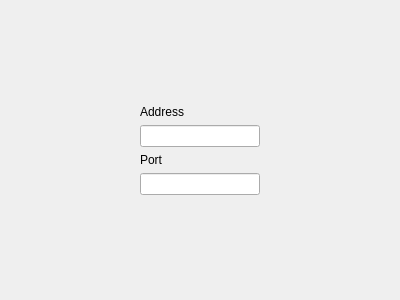
<?xml version="1.0" encoding="UTF-8"?>
<ui version="4.0">
 <class>ConfigureUdpDevicePage</class>
 <widget class="QWizardPage" name="ConfigureUdpDevicePage">
  <property name="geometry">
   <rect>
    <x>0</x>
    <y>0</y>
    <width>400</width>
    <height>300</height>
   </rect>
  </property>
  <property name="windowTitle">
   <string>WizardPage</string>
  </property>
  <property name="title">
   <string>Device configuration</string>
  </property>
  <layout class="QVBoxLayout" name="verticalLayout">
   <item>
    <widget class="QStackedWidget" name="stackedWidget">
     <widget class="QWidget" name="page">
      <layout class="QGridLayout" name="gridLayout">
       <item row="5" column="2">
        <spacer name="horizontalSpacer_2">
         <property name="orientation">
          <enum>Qt::Horizontal</enum>
         </property>
         <property name="sizeHint" stdset="0">
          <size>
           <width>40</width>
           <height>20</height>
          </size>
         </property>
        </spacer>
       </item>
       <item row="6" column="1">
        <spacer name="verticalSpacer_2">
         <property name="orientation">
          <enum>Qt::Vertical</enum>
         </property>
         <property name="sizeHint" stdset="0">
          <size>
           <width>20</width>
           <height>40</height>
          </size>
         </property>
        </spacer>
       </item>
       <item row="4" column="1">
        <widget class="QLabel" name="lPort">
         <property name="text">
          <string>Port</string>
         </property>
        </widget>
       </item>
       <item row="5" column="0">
        <spacer name="horizontalSpacer">
         <property name="orientation">
          <enum>Qt::Horizontal</enum>
         </property>
         <property name="sizeHint" stdset="0">
          <size>
           <width>40</width>
           <height>20</height>
          </size>
         </property>
        </spacer>
       </item>
       <item row="0" column="1">
        <spacer name="verticalSpacer">
         <property name="orientation">
          <enum>Qt::Vertical</enum>
         </property>
         <property name="sizeHint" stdset="0">
          <size>
           <width>20</width>
           <height>40</height>
          </size>
         </property>
        </spacer>
       </item>
       <item row="1" column="1">
        <widget class="QLabel" name="lAddress">
         <property name="text">
          <string>Address</string>
         </property>
        </widget>
       </item>
       <item row="3" column="1">
        <widget class="QLineEdit" name="leAddress"/>
       </item>
       <item row="5" column="1">
        <widget class="QLineEdit" name="lePort"/>
       </item>
      </layout>
     </widget>
     <widget class="QWidget" name="page_2"/>
    </widget>
   </item>
  </layout>
 </widget>
 <resources/>
 <connections/>
</ui>
